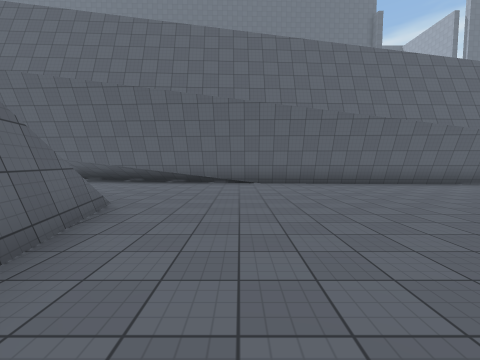
view 1 (above)

24 first-person views from a walk through a scene from a Unity 3-D project. The camera is 1.5 m above the floor, tilts 4° down and sees 90° across. The floor is counted in squares, 2 m on a side. Each view is taken from the middle of a square. On the plan, view 1 faces up. The plan holds only what a view shows up to about 9 squares ahead; the rest is blank. The place goes on beyond the plan. The player is left out. Surface patterns are stand-ins for the level's own textures.

view 2
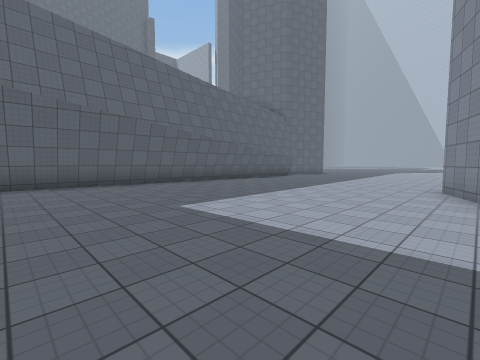

view 3
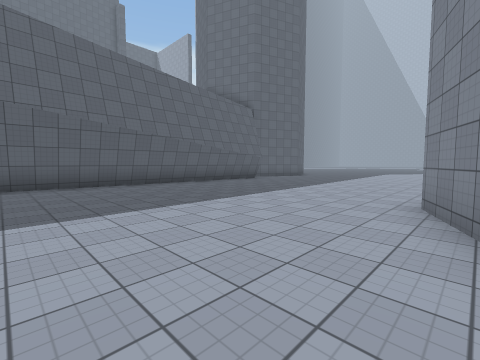

view 4
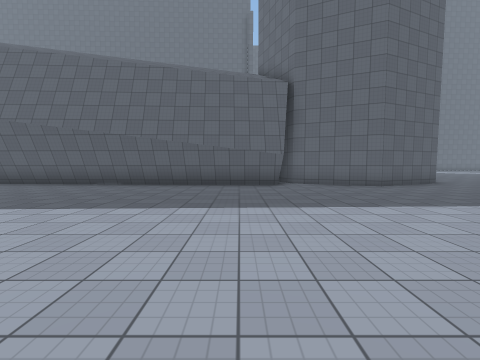

view 5
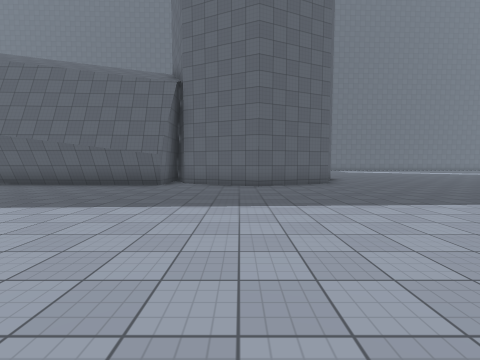

view 6
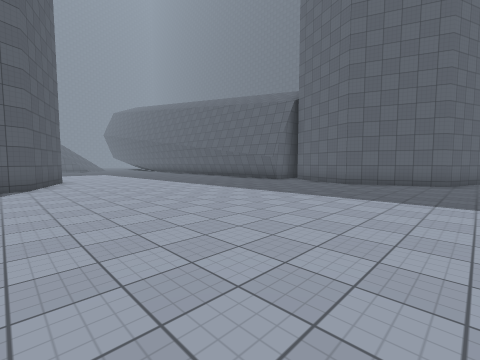

view 7
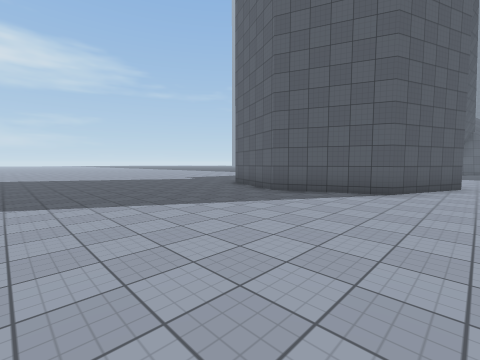

view 8
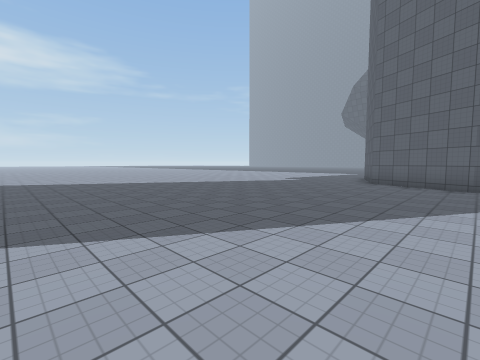

view 9
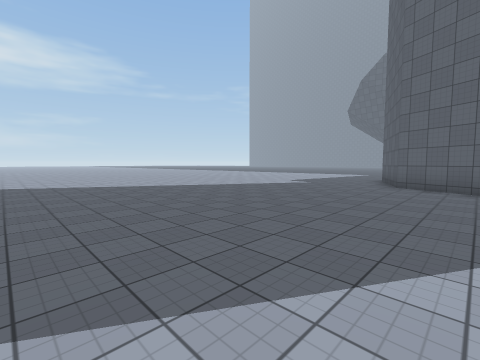

view 10
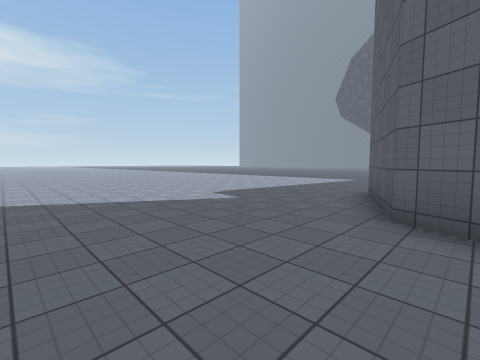

view 11
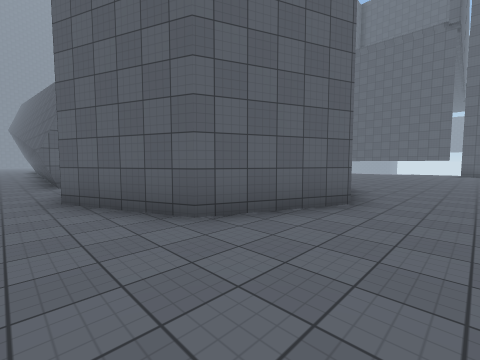

view 12
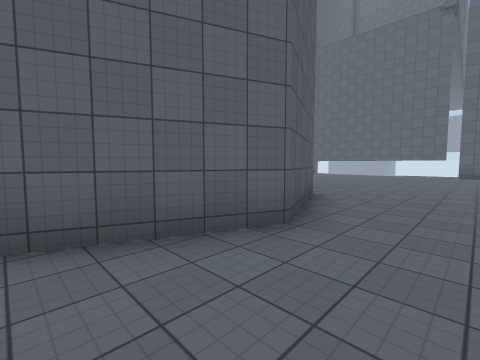

view 13
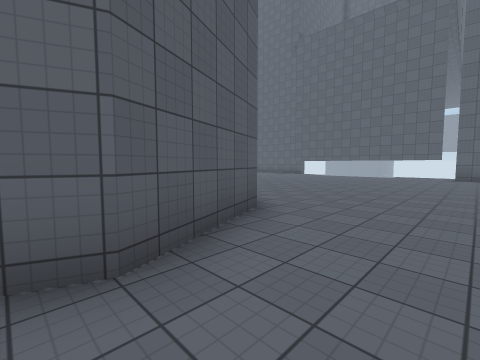

view 14
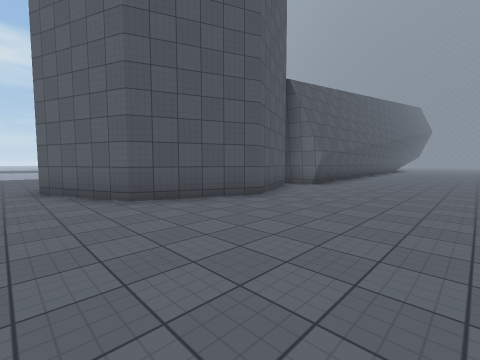

view 15
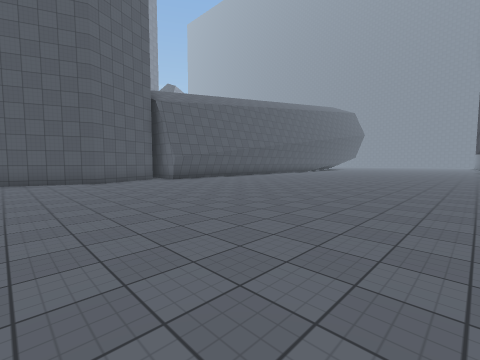

view 16
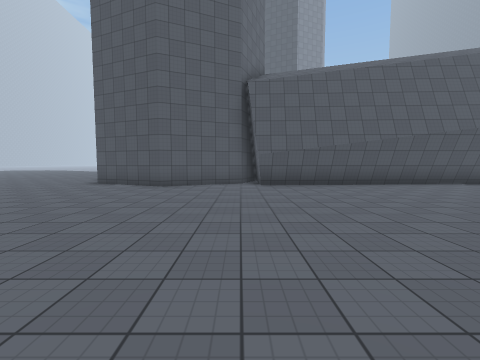

view 17
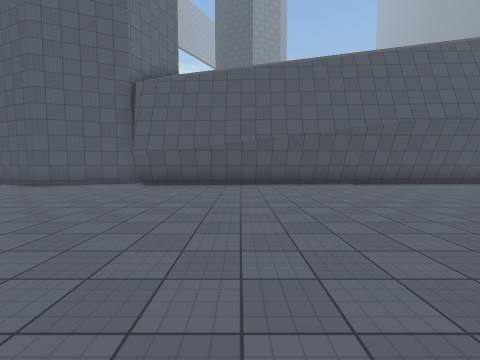

view 18
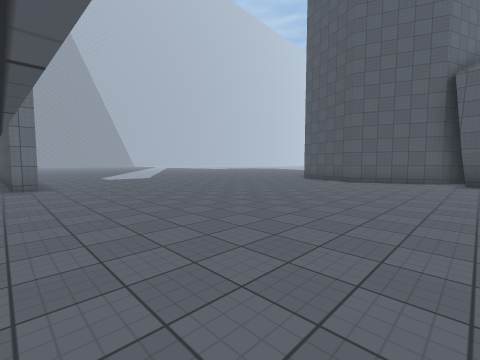

view 19
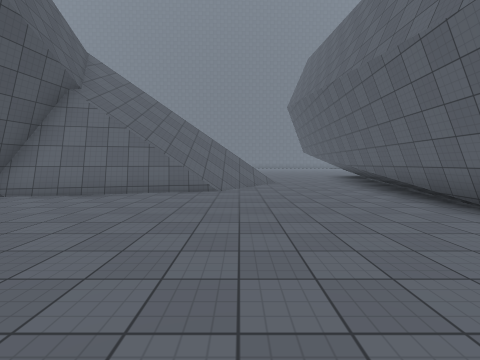

view 20
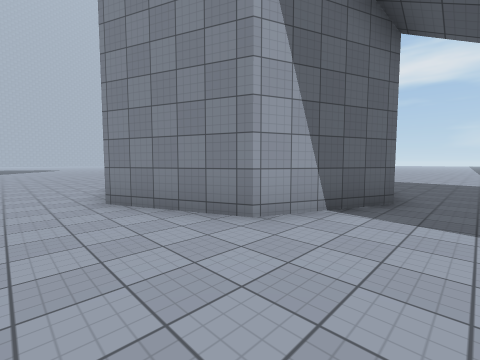

view 21
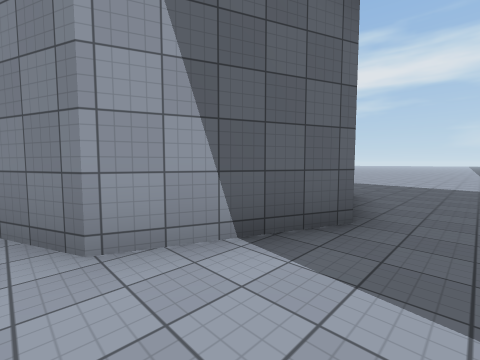

view 22
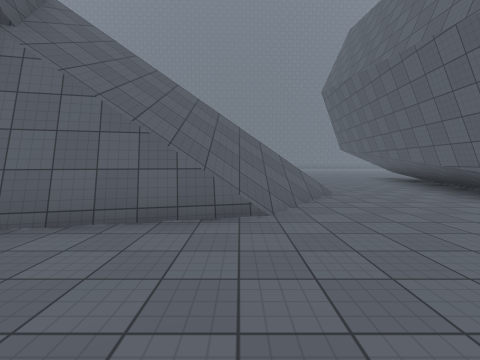

view 23
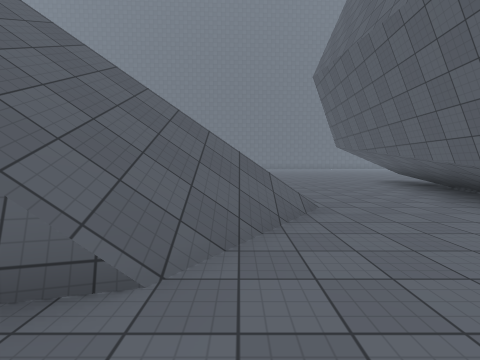

view 24
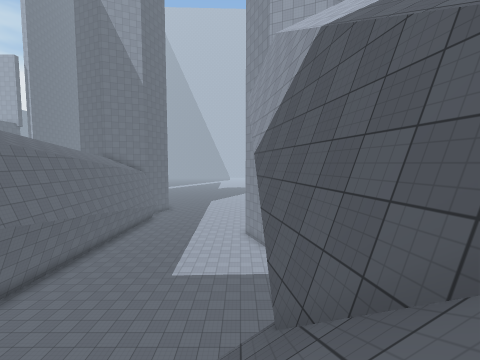

### Floor plan
Key: @ floor where view 1 was taken; # wall or solid block; . floor; / step, stairs or slope.
Columns run from 10 left of view 1 to 23 right of it. Each row starts with its distance up from view 1.
 25                   ...............#
 24                   ................
 23                    ...............
 22                    ...............
 21                    ...............
 20                   ................
 19                  .................
 18                 ..................
 17                ...................
 16               ....................
 15              ...#########..##.....
 14             ######      #######...
 13                         ##    ##..
 12                                #..
 11 ###                            #..
 10 ######                        ##..
  9 ...################     #######...
  8 .................########..##.....
  7 ..................................
  6     ./............................
  5      ///.........................
  4      ///........................
  3      ///#.......................
  2      ///#.......................
  1      ///#.......................
  0      /###.@.......#####.........
 -1        /////////.##   ##........
 -2           //////.#     #......
 -3               /..#     #.........
 -4                /.      #.........
 -5                /.     ##.........
 -6                ...  ###..........
 -7                ... ..............
 -8                ..................
 -9                ..................
-10                ..................
-11                ... ..............
-12                ..   .............

Positions as (right, up) in squares from view 1, and headings:
1: (0, 0), facing up
2: (2, 0), facing up-right
3: (5, 0), facing up-right
4: (13, 0), facing up
5: (17, 0), facing up
6: (21, -1), facing up-left
7: (19, 1), facing down-left
8: (22, -3), facing down-left
9: (21, -4), facing down-left
10: (16, -5), facing down-left
11: (23, 7), facing up-left
12: (23, 9), facing up-left
13: (23, 11), facing up-left
14: (22, 19), facing down-left
15: (20, 25), facing down-left
16: (15, 23), facing down
17: (11, 23), facing down
18: (14, 25), facing down-right
19: (4, 5), facing left
20: (5, 2), facing down-right
21: (5, 0), facing down-right
22: (1, 4), facing left
23: (-1, 5), facing left
24: (-5, 1), facing right
